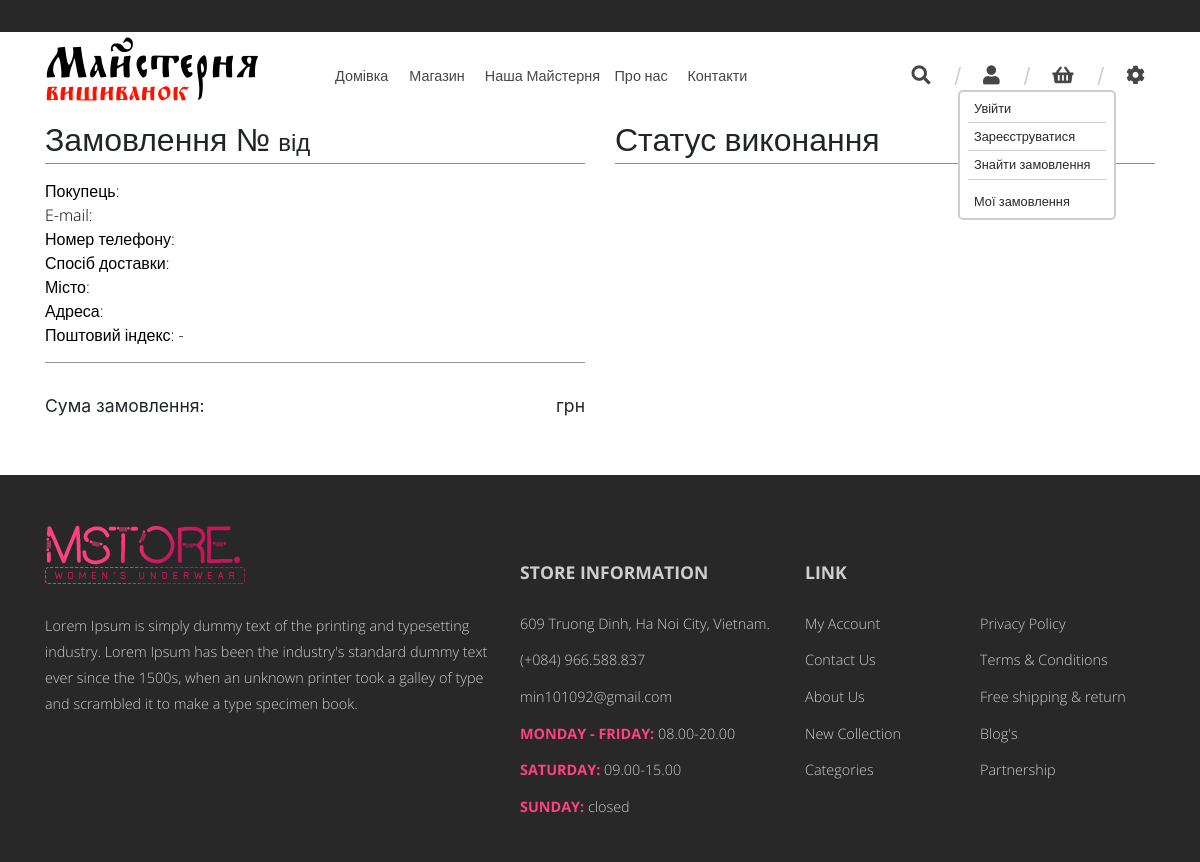
The app's page /orders/order/13/, older data.
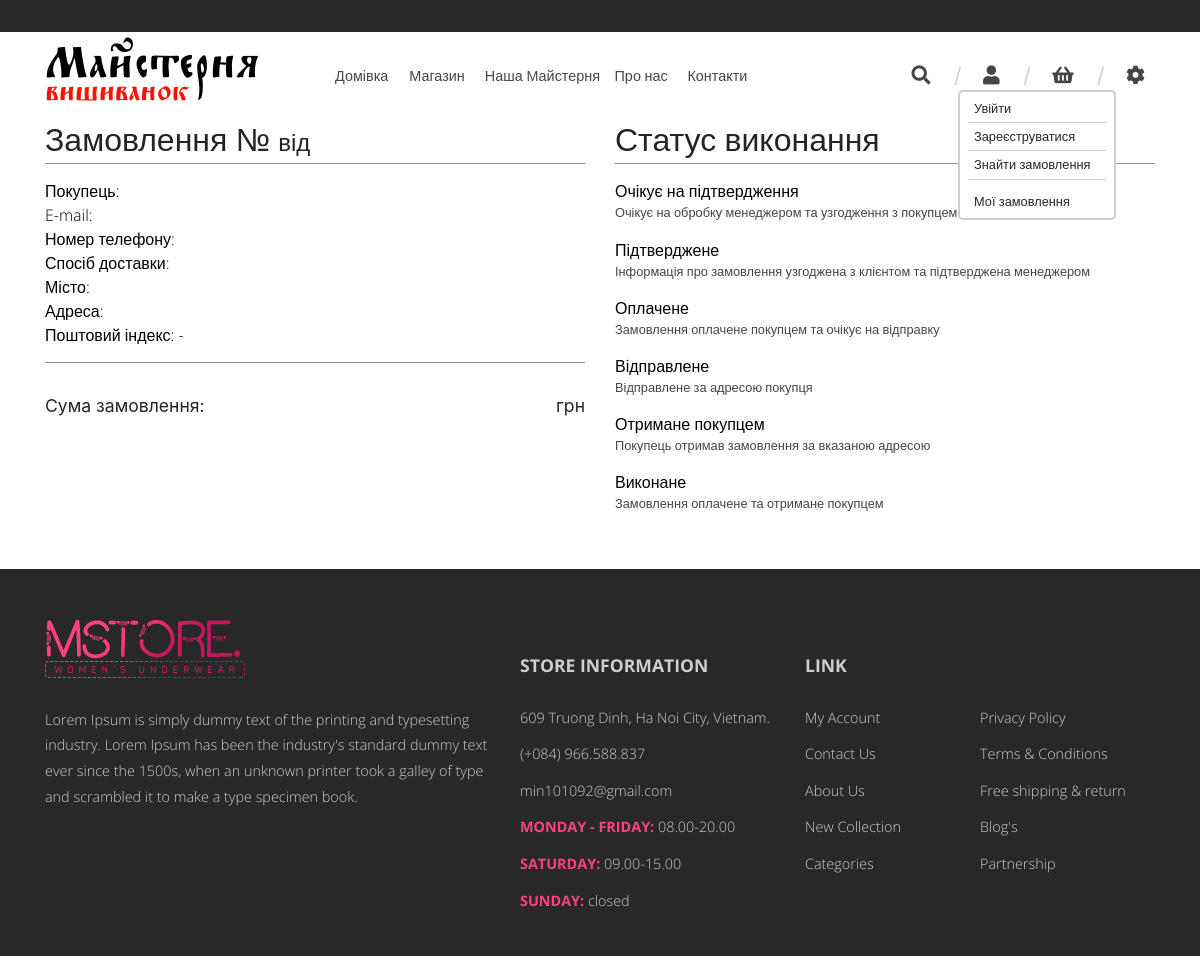
The same page, newer data.
### orders/models.py (models this page shows, shortened)
class Status(models.Model):
    name = models.CharField(null=True,
                            default=None,
                            max_length=64,
                            verbose_name="Програмна назва")
    verbose_name = models.CharField(null=True,
                                    default=None,
                                    max_length=64,
                                    verbose_name="Назва")
    description = models.TextField(blank=True,
                                   null=True,
                                   default=None,
                                   max_length=300,
                                   verbose_name="Опис")
    number = models.PositiveSmallIntegerField(null=True, blank=True, default=True, verbose_name='Порядковий номер')
    class Meta:
        verbose_name = "Статус замовлення"
        verbose_name_plural = "Статуси замовлень"

### orders/views.py (the view)
# urls.py: path('order/<int:code>/', single_order, name='single_order_code'),
def single_order(request, *args, **kwargs):
    template_name = 'orders/single_order.html'
    context = {}
    hash_code = kwargs.get('hash_code')
    statuses = Status.objects.all().order_by('number')
    context['statuses'] = statuses
    if hash_code:
        print('Accessing order by hash: {}'.format(hash_code))
        order = get_object_or_404(Order, hash_code=hash_code)
        context['order'] = order
    by_code = kwargs.get('code')
    return render(request, template_name, context=context)

### orders/context_processors.py (called while the page is built, shortened)
def get_basket(request):
    print('Getting basket...')
    session_key = request.session.session_key
    if not session_key:
        request.session.cycle_key()
    print('Session key is {}'.format(session_key))
    print('Trying to find basket with this session key...')
    if Basket.objects.filter(session_key=session_key, is_closed=False).exists():
        basket = Basket.objects.get(session_key=session_key, is_closed=False)
        print('Found basket, which is {}'.format(basket))
    else:
        print('Basket does not exist.')
        return {'get_basket': ''}

### templates/orders/single_order.html (shortened to what this page needs)
{% extends 'base.html' %}
{% block content %}
    <div class="checkout-container row">
        <div class="col-md-6 opened-order">
            <div class="wrapper">
                <h2>Замовлення № {{ order.code }}<span> від {{ order.created | date:"d.m.y" }}</span></h2>
                <div class="costumer-info">
                    <ul>
                        <li>Покупець: {{ order.customer_name }} </li>
                        <li>E-mail: {{ order.customer_email }}</li>
                        <li>Номер телефону: {{ order.customer_phone }}</li>
                        <li>Спосіб доставки: {{ order.delivery_method }}</li>
                        <li>Місто: {{ order.customer_city }}</li>
                        <li>Адреса: {{ order.customer_address }}</li>
                        <li>Поштовий індекс: {% if order.postal_index %}{{ order.postal_index }}{% else %} -{% endif %}</li>
                    </ul>
                </div>
                <div class="overall-price">
                    <span class="caption">Сума замовлення: </span>
                    <div class="price-wrapper">
                        <span class="currency"> грн</span>
                    </div>
                </div>
            </div>
        </div>
        <div class="col-md-6 order-status">
            <div class="wrapper">
                <h2>Статус виконання</h2>
                <ul class="statuses">
                    {% for status in statuses %}
                        <li class="status">
                            {% if status in order.status.all %}
                                <span class="status-name checked">{{ status.verbose_name }}</span>
                                <span class="state"><i class="fas fa-check"></i></span>
                            {% else %}
                                <span class="status-name">{{ status.verbose_name }}</span>
                            {% endif %}
                        </li>
                        <li class="description">{{ status.description }}</li>
                    {% endfor %}
                </ul>
            </div>
        </div>
    </div>
{% endblock %}
{% load static %}

### templates/base.html (shortened to what this page needs)
<!DOCTYPE html>
<html lang="ru">
<head>
    {% load static %}
    <link rel="stylesheet"
          href="https://stackpath.bootstrapcdn.com/bootstrap/4.1.1/css/bootstrap.min.css"
>
    <link rel="stylesheet"
          href="{% static "landing/css/main.css" %}">
    <link rel="stylesheet"
          href="https://use.fontawesome.com/releases/v5.1.1/css/all.css"
>
    <link rel="stylesheet" href="{% static "landing/jquery-ui-1.12/jquery-ui.min.css" %}">
</head>
<body>
<div class="container-fluid top-menu-head"></div>
<div class="container top-menu-layout">
    <header class="row top-menu">
        <div class="col-12 col-sm-3 top-logo global-logo">
            <span class="bigger">Майстерня</span>
            <span class="smaller">вишиванок</span>
        </div>
        <div class="col-sm-6 menu-list">
            <ul>
                <li>
                    <a href="#" title="Домівка"><span>Домівка</span></a>
                </li>
                <li>
                    <a href="{% url 'landing:shop' %}" title="Магазин"><span>Магазин</span></a>
                </li>
                <li>
                    <a href="#" title="Майстерня"><span>Наша Майстерня</span></a>
                </li>
                <li>
                    <a href="#" title="Про нас"><span>Про нас</span></a>
                </li>
                <li>
                    <a href="#" title="Контакти"><span>Контакти</span></a>
                </li>
            </ul>
        </div>
        <div class="col-sm-3 user-interface">
            <ul class="icons">
                <li class="icon">
                    <a href="#" class="search">
                        <i class="fas fa-search"></i>
                    </a>
                </li>
                <li class="user icon">
                    <a id="user-topmenu-icon" href="#">
                        <i class="fas fa-user"></i>
                    </a>
                </li>
                <li class="icon">
                    <a href="#" id="basket-icon" class="basket">
                        <i class="fas fa-shopping-basket"></i>
                    </a>
                </li>
                <li class="icon">
                    <a href="#" class="settings">
                        <i class="fas fa-cog"></i>
                    </a>
                </li>
            </ul>
            <div class="drop-user-menu" id="drop-user-menu">
                <ul>
                    <li><a title="Увійти" href="#">Увійти</a></li>
                    <li><a title="Зареєструватися" href="#">Зареєструватися</a></li>
                    <li id="find-order"><label title="Знайти замовлення" for="search-order">Знайти замовлення</label></li>
                    <li><a title="Мої замовлення" href="#">Мої замовлення</a></li>
                </ul>
            </div>
        </div>
    </header>
</div>
<div class="container main-layout">
    {% block content %}{% endblock %}
</div>
<footer class="footer">
    <div class="container-fluid footer-background">
        <div class="container footer-layout">
            <div class="row footer-wrapper">
                <div class="col-12 col-lg-5 info">
                    <div class="logo">
                        <img src="/static/landing/img/logo.png">
                    </div>
                    <div class="description">
                        <span>Lorem Ipsum is simply dummy text of the printing and typesetting industry. Lorem Ipsum has been the industry's standard dummy text ever since the 1500s, when an unknown printer took a galley of type and scrambled it to make a type specimen book.</span>
                    </div>
                </div>
                <div class="col-5 col-lg-3 contacts">
                    <h2>STORE INFORMATION</h2>
                    <ul>
                        <li>609 Truong Dinh, Ha Noi City, Vietnam.</li>
                        <li>(+084) 966.588.837</li>
                        <li>min101092@gmail.com</li>
                        <ul>
                            <li><span class="days">Monday - Friday: </span><span class="hours">08.00-20.00</span></li>
                            <li><span class="days">Saturday: </span><span class="hours">09.00-15.00</span></li>
                            <li><span class="days">Sunday: </span><span class="hours">closed</span></li>
                        </ul>
                    </ul>
                </div>
                <div class="col-7 col-lg-4 links">
                    <h2>LINK</h2>
                    <ul>
                        <li><a href="#">My Account</a></li>
                        <li><a href="#">Contact Us</a></li>
                        <li><a href="#">About Us</a></li>
                        <li><a href="#">New Collection</a></li>
                        <li><a href="#">Categories</a></li>
                    </ul>
                    <ul>
                        <li><a href="#">Privacy Policy</a></li>
                        <li><a href="#">Terms & Conditions</a></li>
                        <li><a href="#">Free shipping & return</a></li>
                        <li><a href="#">Blog's</a></li>
                        <li><a href="#">Partnership</a></li>
                    </ul>
                </div>
            </div>
        </div>
    </div>
</footer>
</body>
</html>

### templates/base__scripts.html (shortened to what this page needs)
{% load static %}

Row changes from the older to the newer data that the page shows:
added Status: verbose_name "Очікує на підтвердження", description "Очікує на обробку менеджером та узгодження з покупцем"
added Status: verbose_name "Підтверджене", description "Інформація про замовлення узгоджена з клієнтом та підтверджена менеджером"
added Status: verbose_name "Оплачене", description "Замовлення оплачене покупцем та очікує на відправку"
added Status: verbose_name "Відправлене", description "Відправлене за адресою покупця"
added Status: verbose_name "Отримане покупцем", description "Покупець отримав замовлення за вказаною адресою"
added Status: verbose_name "Виконане", description "Замовлення оплачене та отримане покупцем"
